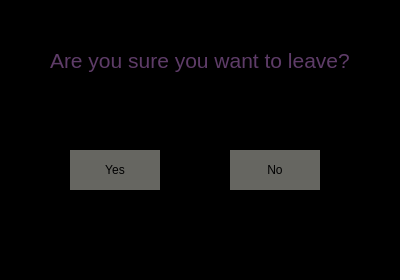
<?xml version="1.0" encoding="UTF-8"?>
<ui version="4.0">
 <class>Dialog</class>
 <widget class="QDialog" name="Dialog">
  <property name="geometry">
   <rect>
    <x>0</x>
    <y>0</y>
    <width>400</width>
    <height>280</height>
   </rect>
  </property>
  <property name="windowTitle">
   <string>Dialog</string>
  </property>
  <property name="styleSheet">
   <string notr="true">background-color: #000000
</string>
  </property>
  <widget class="QLabel" name="YouSureLabel">
   <property name="geometry">
    <rect>
     <x>50</x>
     <y>40</y>
     <width>301</width>
     <height>41</height>
    </rect>
   </property>
   <property name="styleSheet">
    <string notr="true">background-color: #000000
</string>
   </property>
   <property name="text">
    <string>&lt;html&gt;&lt;head/&gt;&lt;body&gt;&lt;p&gt;&lt;span style=&quot; font-size:16pt; color:#5e3c68;&quot;&gt;Are you sure you want to leave?&lt;/span&gt;&lt;/p&gt;&lt;/body&gt;&lt;/html&gt;</string>
   </property>
  </widget>
  <widget class="QPushButton" name="YesButton">
   <property name="geometry">
    <rect>
     <x>70</x>
     <y>150</y>
     <width>90</width>
     <height>40</height>
    </rect>
   </property>
   <property name="styleSheet">
    <string notr="true">background-color: #666661; border-style: #000000;</string>
   </property>
   <property name="text">
    <string>Yes</string>
   </property>
  </widget>
  <widget class="QPushButton" name="NoButton">
   <property name="geometry">
    <rect>
     <x>230</x>
     <y>150</y>
     <width>90</width>
     <height>40</height>
    </rect>
   </property>
   <property name="styleSheet">
    <string notr="true">background-color: #666661; border-style: #000000;</string>
   </property>
   <property name="text">
    <string>No</string>
   </property>
  </widget>
 </widget>
 <resources/>
 <connections/>
</ui>
